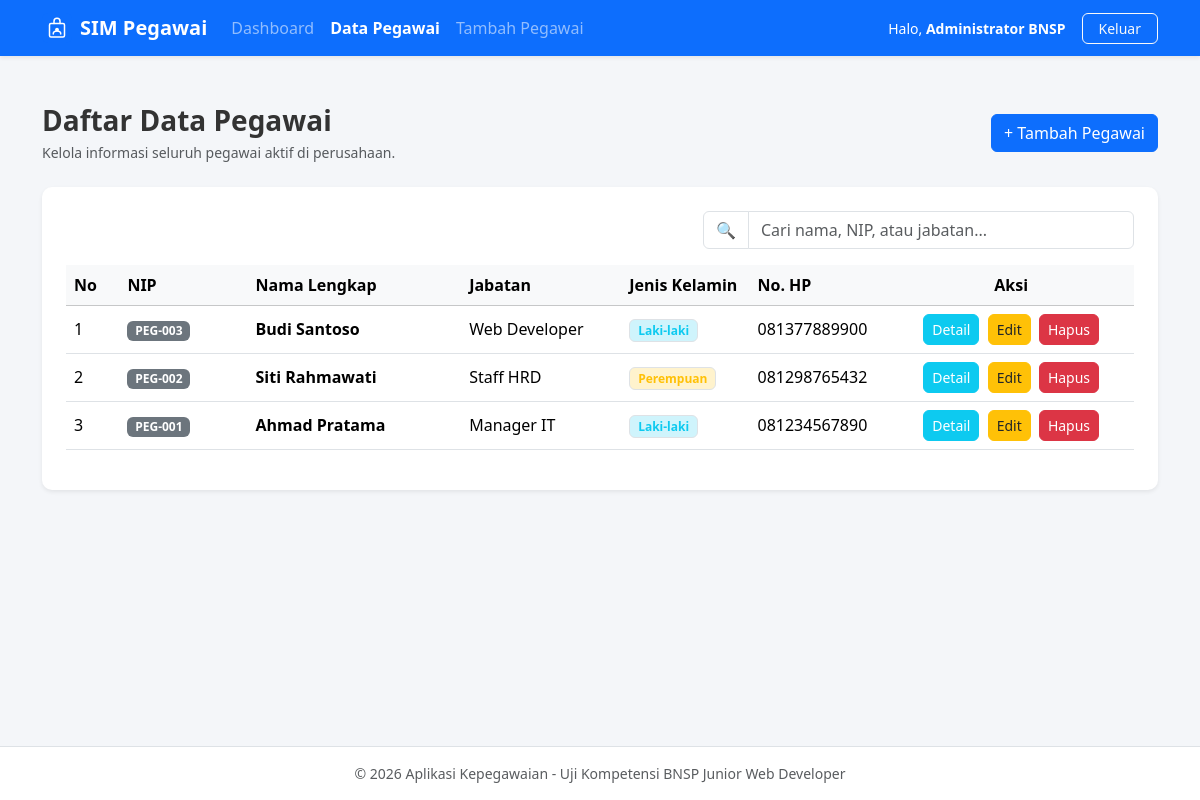
The page /pages/pegawai.php (signed in) on the database its author committed.
### tables this page shows
CREATE TABLE IF NOT EXISTS `pegawai` (
    `id` INT AUTO_INCREMENT PRIMARY KEY,
    `nip` VARCHAR(20) NOT NULL UNIQUE,
    `nama_lengkap` VARCHAR(100) NOT NULL,
    `email` VARCHAR(100) NOT NULL UNIQUE,
    `no_hp` VARCHAR(20) NOT NULL,
    `jenis_kelamin` ENUM('Laki-laki', 'Perempuan') NOT NULL,
    `jabatan` VARCHAR(50) NOT NULL,
    `alamat` TEXT NOT NULL,
    `created_at` TIMESTAMP DEFAULT CURRENT_TIMESTAMP
);

### pages/pegawai.php (the view, shortened to what this page needs)
<?php
require_once '../config/koneksi.php';
try {
    $stmt = $pdo->query("SELECT * FROM pegawai ORDER BY id DESC");
    $daftarPegawai = $stmt->fetchAll();
} catch (PDOException $e) {
    error_log("Gagal mengambil data pegawai: " . $e->getMessage());
    die("Gagal memuat data pegawai.");
}
?>
<!DOCTYPE html>
<html lang="id">
<head>
    <link rel="stylesheet" href="../assets/css/bootstrap.min.css">
    <link rel="stylesheet" href="../assets/css/style.css">
</head>
<body>
    <nav class="navbar navbar-expand-lg navbar-dark bg-primary shadow-sm">
        <div class="container">
            <a class="navbar-brand d-flex align-items-center fw-bold" href="dashboard.php">
                <img src="../assets/img/logo.svg" alt="Logo" width="30" height="30" class="me-2">
                SIM Pegawai
            </a>
            <div class="collapse navbar-collapse" id="navbarNav">
                <ul class="navbar-nav me-auto">
                    <li class="nav-item">
                        <a class="nav-link" href="dashboard.php">Dashboard</a>
                    </li>
                    <li class="nav-item">
                        <a class="nav-link active fw-semibold" href="pegawai.php">Data Pegawai</a>
                    </li>
                    <li class="nav-item">
                        <a class="nav-link" href="tambah.php">Tambah Pegawai</a>
                    </li>
                </ul>
                <div class="d-flex align-items-center text-white">
                    <span class="me-3 small">Halo, <strong><?= htmlspecialchars($_SESSION['nama_lengkap']); ?></strong></span>
                    <a href="../process/proses_logout.php" class="btn btn-outline-light btn-sm px-3">Keluar</a>
                </div>
            </div>
        </div>
    </nav>
    <main class="container my-5">
        <div class="d-flex justify-content-between align-items-center flex-wrap mb-4">
            <div>
                <h3 class="fw-bold mb-1">Daftar Data Pegawai</h3>
                <p class="text-muted mb-0 small">Kelola informasi seluruh pegawai aktif di perusahaan.</p>
            </div>
            <div class="mt-3 mt-md-0">
                <a href="tambah.php" class="btn btn-primary">
                    + Tambah Pegawai
                </a>
            </div>
        </div>
        <div class="card shadow-sm p-4">
            <div class="row mb-3">
                <div class="col-md-5 ms-auto">
                    <div class="input-group">
                        <span class="input-group-text bg-white">🔍</span>
                        <input type="text" id="searchPegawai" class="form-control" placeholder="Cari nama, NIP, atau jabatan...">
                    </div>
                </div>
            </div>
            <div class="table-responsive">
                <table class="table table-hover align-middle" id="tabelPegawai">
                    <thead class="table-light">
                        <tr>
                            <th width="5%">No</th>
                            <th width="12%">NIP</th>
                            <th width="20%">Nama Lengkap</th>
                            <th width="15%">Jabatan</th>
                            <th width="12%">Jenis Kelamin</th>
                            <th width="13%">No. HP</th>
                            <th width="23%" class="text-center">Aksi</th>
                        </tr>
                    </thead>
                    <tbody>
                        <?php if (count($daftarPegawai) > 0): ?>
                            <?php $nomor = 1; ?>
                            <?php foreach ($daftarPegawai as $p): ?>
                                <tr>
                                    <td><?= $nomor++; ?></td>
                                    <td><span class="badge bg-secondary"><?= htmlspecialchars($p['nip']); ?></span></td>
                                    <td class="fw-semibold"><?= htmlspecialchars($p['nama_lengkap']); ?></td>
                                    <td><?= htmlspecialchars($p['jabatan']); ?></td>
                                    <td>
                                        <?php if ($p['jenis_kelamin'] == 'Laki-laki'): ?>
                                            <span class="badge bg-info-subtle text-info border">Laki-laki</span>
                                        <?php else: ?>
                                            <span class="badge bg-warning-subtle text-warning border">Perempuan</span>
                                        <?php endif; ?>
                                    </td>
                                    <td><?= htmlspecialchars($p['no_hp']); ?></td>
                                    <td class="text-center">
                                        <a href="detail.php?id=<?= $p['id']; ?>" class="btn btn-sm btn-info text-white me-1" title="Lihat Detail">
                                            Detail
                                        </a>
                                        <a href="edit.php?id=<?= $p['id']; ?>" class="btn btn-sm btn-warning text-dark me-1" title="Ubah Data">
                                            Edit
                                        </a>
                                        <button type="button"
                                                class="btn btn-sm btn-danger"
                                                title="Hapus Data"
                                                onclick="konfirmasiHapus('<?= htmlspecialchars(addslashes($p['nama_lengkap'])); ?>', '../process/aksi_hapus.php?id=<?= $p['id']; ?>')">
                                            Hapus
                                        </button>
                                    </td>
                                </tr>
                            <?php endforeach; ?>
                        <?php endif; ?>
                    </tbody>
                </table>
            </div>
        </div>
    </main>
    <footer class="bg-white border-top py-3 text-center text-muted small mt-auto">
        <div class="container">
            &copy; 2026 Aplikasi Kepegawaian - Uji Kompetensi BNSP Junior Web Developer
        </div>
    </footer>
</body>
</html>

### assets/css/style.css (style rules this page uses)
body { background-color: #f4f6f9; font-family: 'Segoe UI', Tahoma, Geneva, Verdana, sans-serif; color: #333; min-height: 100vh; display: flex; flex-direction: column; }
footer { margin-top: auto; }
.card { border: none; border-radius: 10px; box-shadow: 0 4px 6px rgba(0, 0, 0, 0.05); transition: transform 0.25s ease, box-shadow 0.25s ease; }
.btn { border-radius: 6px; font-weight: 500; transition: all 0.2s ease-in-out; }
.navbar-brand img { transition: transform 0.3s ease; }

### rows shown on the page
pegawai: nip "PEG-003", nama_lengkap "Budi Santoso", jabatan "Web Developer", jenis_kelamin "Laki-laki", no_hp "081377889900"
pegawai: nip "PEG-002", nama_lengkap "Siti Rahmawati", jabatan "Staff HRD", jenis_kelamin "Perempuan", no_hp "081298765432"
pegawai: nip "PEG-001", nama_lengkap "Ahmad Pratama", jabatan "Manager IT", jenis_kelamin "Laki-laki", no_hp "081234567890"

### other values the page prints
$_SESSION['nama_lengkap'] "Administrator BNSP"
